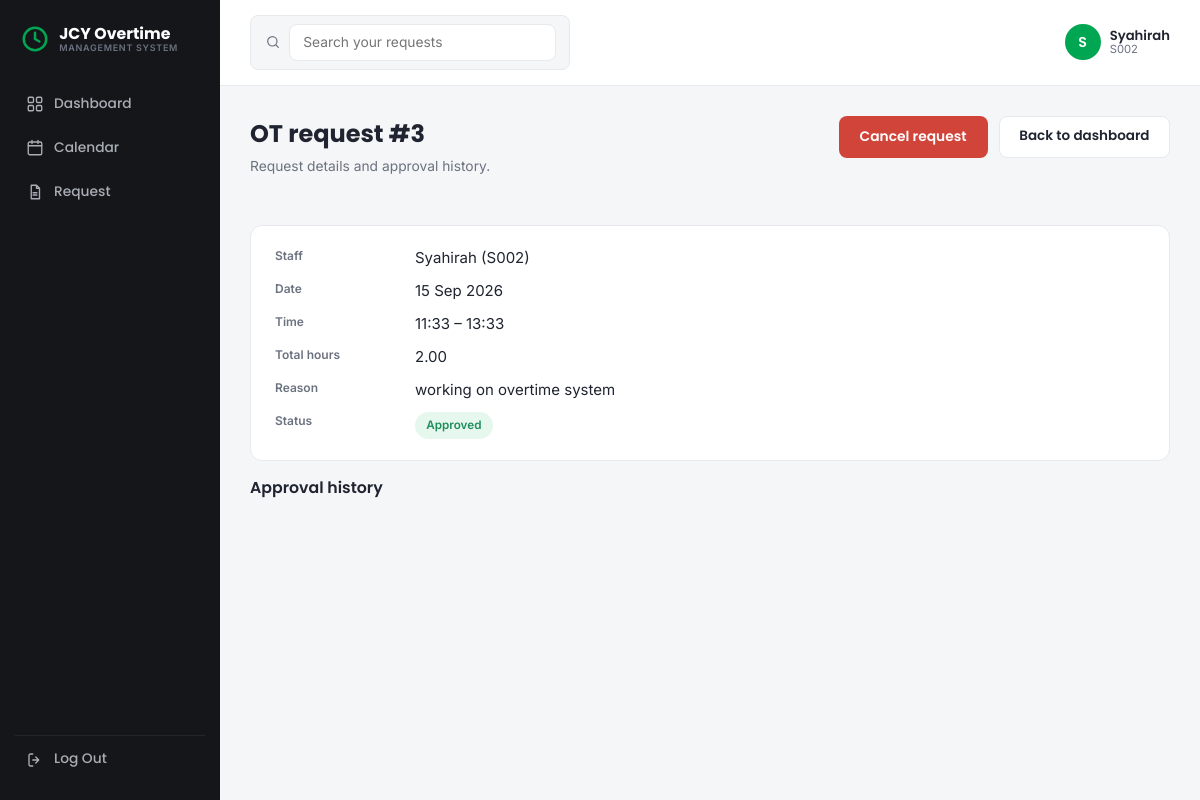
Screenshot of /request_detail.php?id=3 (signed in) with the database file from the repository.
### tables this page shows
CREATE TABLE `ot_requests` (
  `id` int(10) UNSIGNED NOT NULL,
  `staff_id` int(10) UNSIGNED NOT NULL,
  `ot_date` date NOT NULL,
  `start_time` time NOT NULL,
  `end_time` time NOT NULL,
  `total_hours` decimal(5,2) NOT NULL,
  `reason` text NOT NULL,
  `status` enum('pending_stage1','pending_stage2','approved','rejected','cancelled') NOT NULL DEFAULT 'pending_stage1',
  `created_at` timestamp NOT NULL DEFAULT current_timestamp(),
  `updated_at` timestamp NOT NULL DEFAULT current_timestamp() ON UPDATE current_timestamp()
);

CREATE TABLE `users` (
  `id` int(10) UNSIGNED NOT NULL,
  `staff_no` varchar(20) NOT NULL,
  `name` varchar(100) NOT NULL,
  `department` varchar(100) DEFAULT NULL,
  `email` varchar(150) NOT NULL,
  `password_hash` varchar(255) NOT NULL,
  `role` enum('staff','approver','admin') NOT NULL,
  `approval_stage` tinyint(3) UNSIGNED DEFAULT NULL,
  `category` enum('below_ae','ae_above') DEFAULT NULL,
  `level` enum('operator','leader','engineer') DEFAULT NULL,
  `level_token` varchar(64) DEFAULT NULL,
  `level_set_at` timestamp NULL DEFAULT NULL,
  `is_active` tinyint(1) NOT NULL DEFAULT 1,
  `created_at` timestamp NOT NULL DEFAULT current_timestamp()
);

### includes/auth.php (called while the page is built, shortened)
<?php
function current_user_id(): ?int
{
    return isset($_SESSION['user_id']) ? (int)$_SESSION['user_id'] : null;
}
function current_role(): ?string
{
    return $_SESSION['role'] ?? null;
}

### includes/functions.php (called while the page is built, shortened)
<?php
function h($str): string
{
    return htmlspecialchars((string)$str, ENT_QUOTES, 'UTF-8');
}
function status_label(string $status): string
{
    $map = [
        'pending_stage1' => 'Pending — En Salim',
        'pending_stage2' => 'Pending — CK Teh',
        'approved' => 'Approved',
        'rejected' => 'Rejected',
        'cancelled' => 'Cancelled',
    ];
    return $map[$status] ?? $status;
}

### request_detail.php (the view, shortened to what this page needs)
<?php
require_once __DIR__ . '/config/db.php';
require_once __DIR__ . '/includes/auth.php';
require_once __DIR__ . '/includes/functions.php';
$id = (int)($_GET['id'] ?? 0);
$stmt = $pdo->prepare(
    'SELECT
        r.*,
        u.name AS staff_name,
        u.staff_no,
        u.email AS staff_email
     FROM ot_requests r
     JOIN users u
       ON u.id = r.staff_id
     WHERE r.id = :id
     LIMIT 1'
);
$stmt->execute([
    ':id' => $id
]);
$request = $stmt->fetch();
$role = current_role();
$userId = current_user_id();
$isOwner = (
    $role === 'staff'
    && (int)$request['staff_id'] === $userId
);
include __DIR__ . '/includes/header.php';
?>
<div class="dash-header no-print">
  <div>
    <h1>OT request #<?= (int)$request['id'] ?></h1>
    <p class="subtitle">Request details and approval history.</p>
  </div>
  <div style="display:flex; gap:0.75rem;">
    <?php if ($isOwner && in_array($request['status'], ['pending_stage1', 'pending_stage2', 'approved'], true)): ?>
      <button type="button" class="btn-reject" id="withdraw-btn">Cancel request</button>
    <?php endif; ?>
    <?php if ($role === 'staff'): ?>
      <a href="dashboard.php" class="btn-secondary">Back to dashboard</a>
    <?php else: ?>
      <a href="dashboard.php" class="btn-secondary">Back to approvals</a>
    <?php endif; ?>
  </div>
</div>
<dl class="detail-grid">
  <dt>Staff</dt>
  <dd>
    <?= h($request['staff_name']) ?>
    <?php if (!empty($request['staff_no'])): ?>
      (<?= h($request['staff_no']) ?>)
    <?php endif; ?>
  </dd>
  <dt>Date</dt>
  <dd><?= h(date('d M Y', strtotime($request['ot_date']))) ?></dd>
  <dt>Time</dt>
  <dd>
    <?= h(substr($request['start_time'], 0, 5)) ?>
    –
    <?= h(substr($request['end_time'], 0, 5)) ?>
  </dd>
  <dt>Total hours</dt>
  <dd><?= h($request['total_hours']) ?></dd>
  <dt>Reason</dt>
  <dd><?= nl2br(h($request['reason'])) ?></dd>
  <dt>Status</dt>
  <dd>
    <span class="badge badge-<?= h($request['status']) ?>">
      <?= h(status_label($request['status'])) ?>
    </span>
  </dd>
</dl>
<h2>Approval history</h2>
<?php include __DIR__ . '/includes/footer.php'; ?>

### css/style.css (style rules this page uses)
:root { --page-bg: #F5F6F8; --card-bg: #FFFFFF; --border: #E7E9EC; --ink: #1F2430; --ink-soft: #6B7280; --sidebar-bg: #14161A; --sidebar-text: #A9ADB4; --sidebar-hover: #1E2128; --accent: #00A651; --accent-dark: #007A3D; --green: #1E8E5A; --green-bg: #E6F7EE; --amber: #A9791A; --amber-bg: #FFF6DC; --red: #D1443A; --red-bg: #FDEAEA; --radius: 10px; --radius-sm: 8px; --font-head: 'Poppins', -apple-system, "Segoe UI", sans-serif; --font-body: 'Inter', -apple-system, "Segoe UI", sans-serif; }
* { box-sizing: border-box; }
html, body { margin: 0; padding: 0; background: var(--page-bg); color: var(--ink); font-family: var(--font-body); font-size: 15px; line-height: 1.5; }
a { color: var(--accent); }
h1, h2, h3 { font-family: var(--font-head); font-weight: 700; color: var(--ink); margin: 0 0 0.3rem; }
h1 { font-size: 1.6rem; }
h2 { font-size: 1.05rem; font-weight: 600; }
.subtitle { color: var(--ink-soft); font-size: 0.92rem; margin: 0 0 1.5rem; }
button { background: var(--accent); color: #fff; border: none; border-radius: var(--radius-sm); padding: 0.75rem 1.4rem; font-family: var(--font-head); font-weight: 600; font-size: 0.92rem; cursor: pointer; }
.btn-primary, .btn-secondary { display: inline-block; text-decoration: none; border-radius: var(--radius-sm); padding: 0.65rem 1.3rem; font-family: var(--font-head); font-weight: 600; font-size: 0.9rem; }
.btn-secondary { background: #fff; border: 1px solid var(--border); color: var(--ink); }
.dash-header { display: flex; justify-content: space-between; align-items: flex-start; flex-wrap: wrap; gap: 1rem; margin-bottom: 1.75rem; }
.badge { display: inline-block; padding: 0.3rem 0.75rem; border-radius: 999px; font-size: 0.78rem; font-weight: 600; }
.badge-approved { background: var(--green-bg); color: var(--green); }
.detail-grid { display: grid; grid-template-columns: 140px 1fr; row-gap: 0.7rem; background: var(--card-bg); border: 1px solid var(--border); border-radius: 12px; padding: 1.4rem 1.6rem; }
.detail-grid dt { color: var(--ink-soft); font-size: 0.8rem; font-weight: 600; }
.detail-grid dd { margin: 0; }
.btn-reject { background: var(--red); }

### rows the page displays
ot_requests: id "3", staff.name "Syahirah", staff.staff_no "S002", ot_date "15 Sep 2026", start_time "11:33", end_time "13:33", total_hours "2.00", reason "working on overtime system", status "Approved"

### other values shown
substr($_SESSION['name'] ?? '?', 0, 1) "S"
$_SESSION['name'] "Syahirah"
$_SESSION['staff_no'] "S002"
